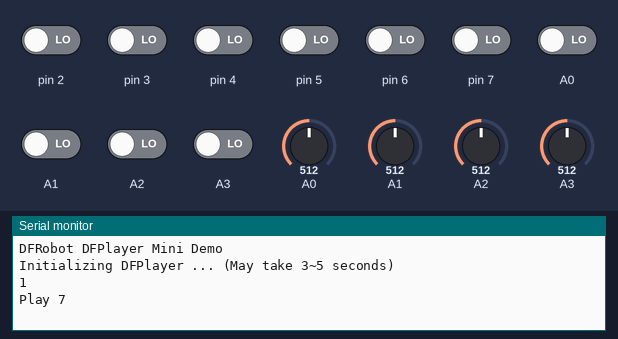
A sketch run on a simulated Arduino Uno, built with avr-gcc and run on an emulated ATmega328P. Parts: the last lines printed to the serial monitor. The test bench sets the inputs (shaded band); at power-on: A0–3, pin 2–7 LOW, A0 = 512, A1 = 512, A2 = 512, A3 = 512. The audio player accepts every command and is not drawn.

Above: at 1.7 s.
1.8 s: pin 2 driven HIGH
10.8 s: pin 2 driven LOW
24.8 s: pin 3 driven HIGH
33.8 s: pin 4 driven HIGH
At 40.6 s:
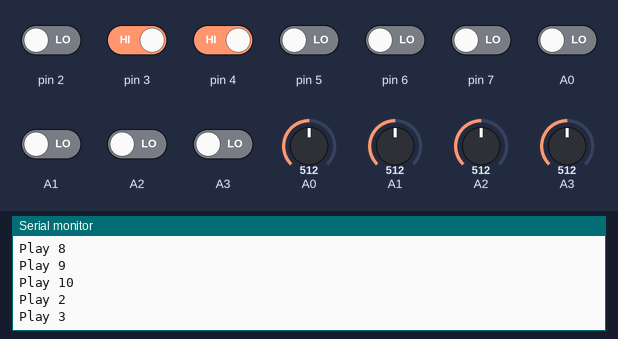
42.8 s: pin 5 driven HIGH
At 44.0 s:
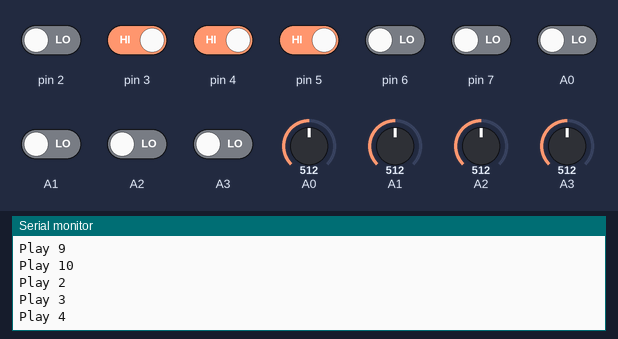
Timing chart, 0 to 45.8 s (numbered marks = the images above; inputs shaded):
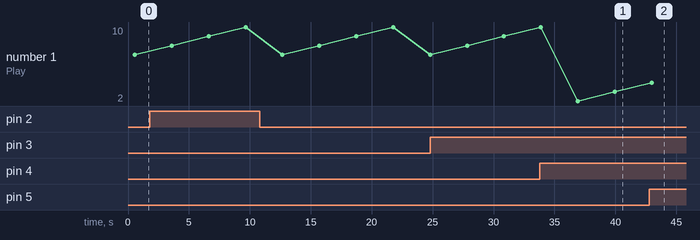

The sketch:

TouchMusicTen.ino
```cpp
#include "Arduino.h"
#include "SoftwareSerial.h"
#include "DFRobotDFPlayerMini.h"

SoftwareSerial mySoftwareSerial(10, 11); // RX, TX
DFRobotDFPlayerMini myDFPlayer;
void printDetail(uint8_t type, int value);

void setup()
{
  mySoftwareSerial.begin(9600);
  Serial.begin(9600);
  pinMode(2, INPUT);
  pinMode(3, INPUT);
  pinMode(4, INPUT);
  pinMode(5, INPUT);
  pinMode(6, INPUT);
  pinMode(7, INPUT);
  digitalWrite(2, LOW);
  digitalWrite(3, LOW);
  digitalWrite(4, LOW);
  digitalWrite(5, LOW);
  digitalWrite(6, LOW);
  digitalRead(A0);
  digitalRead(A1);
  digitalRead(A2);
  digitalRead(A3);
  Serial.println();
  Serial.println(F("DFRobot DFPlayer Mini Demo"));
  Serial.println(F("Initializing DFPlayer ... (May take 3~5 seconds)"));
  Serial.println(myDFPlayer.begin(mySoftwareSerial));
  // From 0 to 30
  myDFPlayer.volume(30);
}

void loop()
{
  // Touch
  if (digitalRead(2) == HIGH)
  {
    myDFPlayer.playMp3Folder(1);
    Serial.println(F("Play 1"));
    delay(3000);
  }
  if (digitalRead(3) == HIGH)
  {
    myDFPlayer.playMp3Folder(2);
    Serial.println(F("Play 2"));
    delay(3000);
  }
  if (digitalRead(4) == HIGH)
  {
    myDFPlayer.playMp3Folder(3);
    Serial.println(F("Play 3"));
    delay(3000);
  }
  if (digitalRead(5) == HIGH)
  {
    myDFPlayer.playMp3Folder(4);
    Serial.println(F("Play 4"));
    delay(3000);
  }
  if (digitalRead(6) == HIGH)
  {
    myDFPlayer.playMp3Folder(5);
    Serial.println(F("Play 5"));
    delay(3000);
  }
  if (digitalRead(7) == HIGH)
  {
    myDFPlayer.playMp3Folder(6);
    Serial.println(F("Play 6"));
    delay(3000);
  }
  if (analogRead(A0) > 500)
  {
    myDFPlayer.playMp3Folder(7);
    Serial.println(F("Play 7"));
    delay(3000);
  }
  if (analogRead(A1) > 500)
  {
    myDFPlayer.playMp3Folder(8);
    Serial.println(F("Play 8"));
    delay(3000);
  }
  if (analogRead(A2) > 500)
  {
    myDFPlayer.playMp3Folder(9);
    Serial.println(F("Play 9"));
    delay(3000);
  }
  if (analogRead(A3) > 500)
  {
    myDFPlayer.playMp3Folder(10);
    Serial.println(F("Play 10"));
    delay(3000);
  }

  // Print the detail message from DFPlayer to handle different errors and states.
  if (myDFPlayer.available())
  {
    printDetail(myDFPlayer.readType(), myDFPlayer.read());
  }
}

void printDetail(uint8_t type, int value)
{
  switch (type)
  {
  case TimeOut:
    Serial.println(F("Time Out!"));
    break;
  case WrongStack:
    Serial.println(F("Stack Wrong!"));
    break;
  case DFPlayerCardInserted:
    Serial.println(F("Card Inserted!"));
    break;
  case DFPlayerCardRemoved:
    Serial.println(F("Card Removed!"));
    break;
  case DFPlayerCardOnline:
    Serial.println(F("Card Online!"));
    break;
  case DFPlayerUSBInserted:
    Serial.println("USB Inserted!");
    break;
  case DFPlayerUSBRemoved:
    Serial.println("USB Removed!");
    break;
  case DFPlayerPlayFinished:
    Serial.print(F("Number:"));
    Serial.print(value);
    Serial.println(F(" Play Finished!"));
    break;
  case DFPlayerError:
    Serial.print(F("DFPlayerError:"));
    switch (value)
    {
    case Busy:
      Serial.println(F("Card not found"));
      break;
    case Sleeping:
      Serial.println(F("Sleeping"));
      break;
    case SerialWrongStack:
      Serial.println(F("Get Wrong Stack"));
      break;
    case CheckSumNotMatch:
      Serial.println(F("Check Sum Not Match"));
      break;
    case FileIndexOut:
      Serial.println(F("File Index Out of Bound"));
      break;
    case FileMismatch:
      Serial.println(F("Cannot Find File"));
      break;
    case Advertise:
      Serial.println(F("In Advertise"));
      break;
    default:
      break;
    }
    break;
  default:
    break;
  }
}
```

Measured:
- after the input at 33.8 s, the serial monitor: prints a new line after 6.1 s (image 1)
- after the input at 42.8 s, the serial monitor: prints a new line after 0.18 s (image 2)
- plotted number 1: 9 → 3 after the input at 33.8 s
